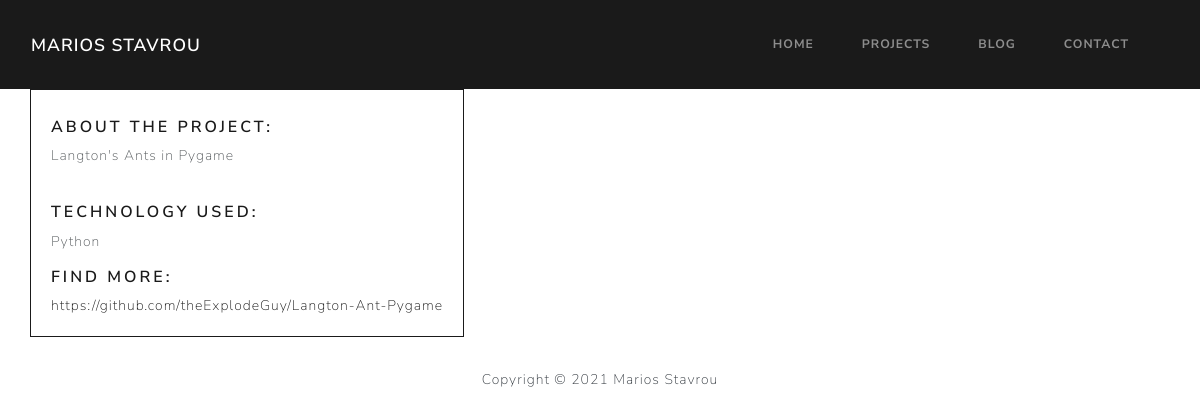
/projects/1/, run on the app's committed database.
### App/models.py (models this page shows, shortened)
class Project(models.Model):
    title = models.CharField(max_length=100)
    description = models.TextField()
    technology = models.CharField(max_length=20)
    image = models.FilePathField(path="/img")
    link = models.URLField(max_length=200, default='')
    status = models.IntegerField(choices=STATUS, default=0)

### App/views.py (the view)
# urls.py: path('projects/<int:pk>/', views.project_detail, name="project_detail"),
def project_detail(request, pk):
    project = Project.objects.get(pk=pk)
    context = {
        'project': project
    }
    return render(request, 'project_detail.html', context)

### App/templates/project_detail.html (shortened to what this page needs)
{% extends "base.html" %}
{% load static %}
{% block content %}
<div class="container">
  <div class="row">
    <div class="card border-primary mb-3">
      <div class="card-body">
        <h5>About the project:</h5>
        <p>{{ project.description }}</p>
        <br>
        <h5>Technology used:</h5>
        <p>{{ project.technology }}</p>
        <h5>Find more:</h5>
        <a href="{{ project.link }}" >{{ project.link }}</a>
      </div>
    </div>
  </div>
</div>
{% endblock %}

### data on the page
Project: description "Langton's Ants in Pygame", technology "Python", link "https://github.com/theExplodeGuy/Langton-Ant-Pygame"
